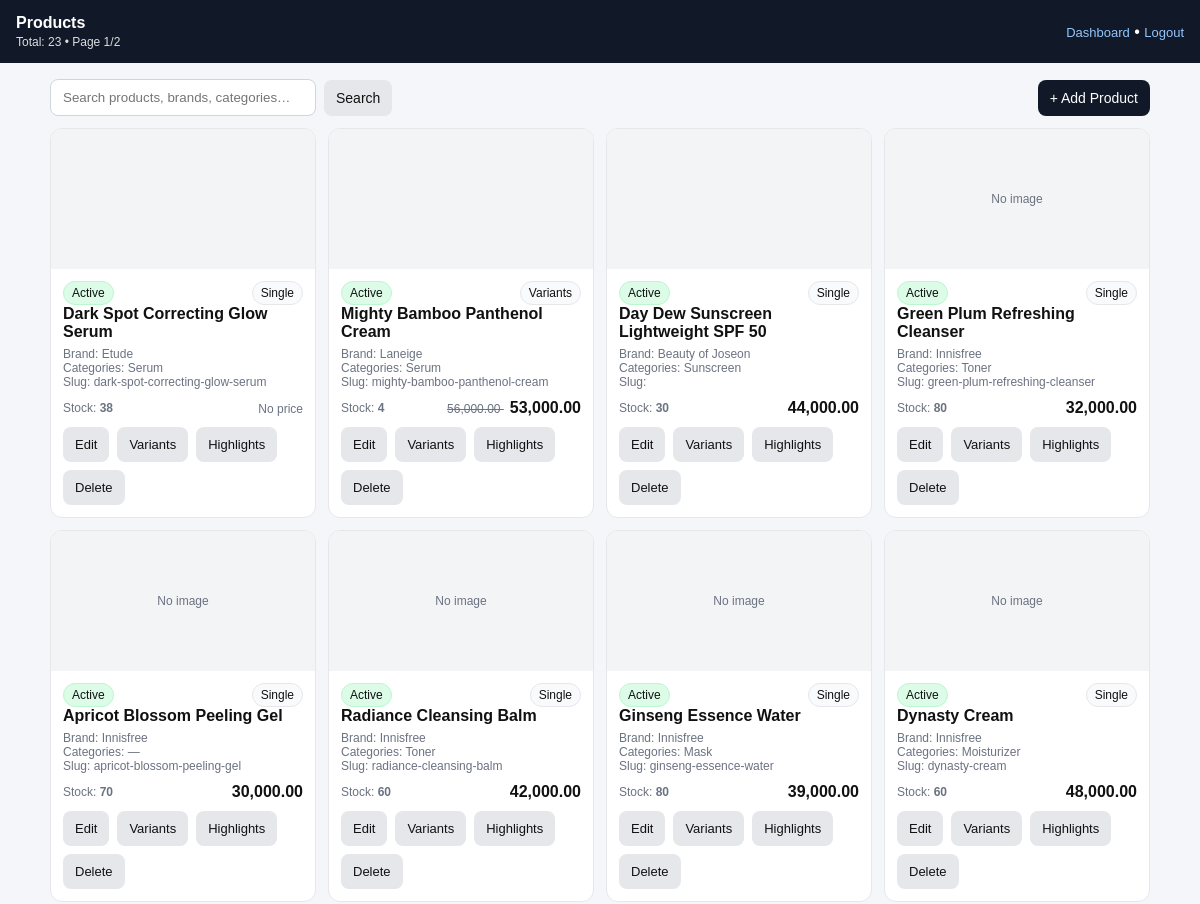
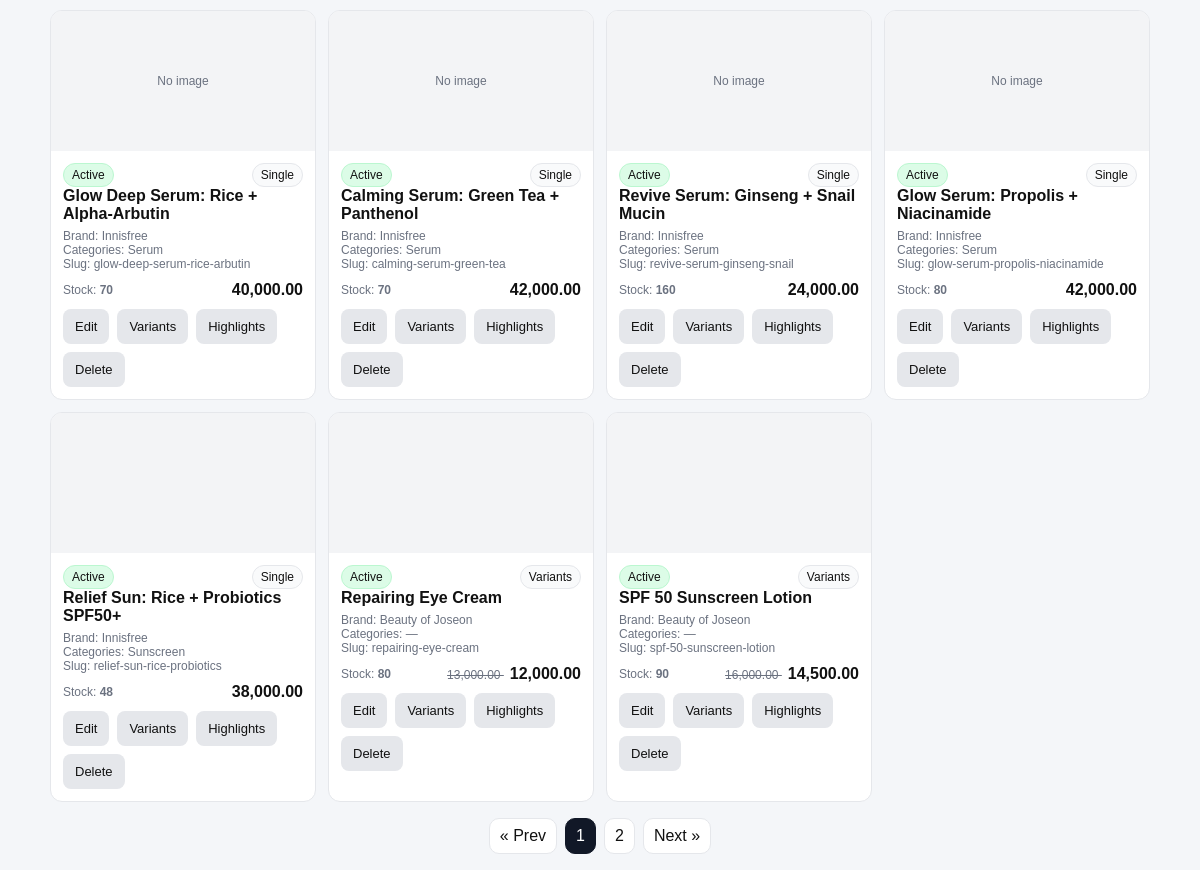
/admin/products.php (signed in), run on the app's committed database (2 pictures, top to bottom).
### tables this page shows
CREATE TABLE `products` (
  `id` int(11) NOT NULL,
  `name` varchar(255) NOT NULL,
  `slug` varchar(255) NOT NULL,
  `is_active` tinyint(1) NOT NULL DEFAULT 1,
  `description` text DEFAULT NULL,
  `ingredients` text DEFAULT NULL,
  `how_to_use` text DEFAULT NULL,
  `has_variants` tinyint(1) NOT NULL DEFAULT 0,
  `brand_id` int(11) DEFAULT NULL,
  `image_path` varchar(255) DEFAULT NULL,
  `image_path2` varchar(255) DEFAULT NULL,
  `image_path3` varchar(255) DEFAULT NULL,
  `created_at` timestamp NULL DEFAULT current_timestamp(),
  `updated_at` timestamp NULL DEFAULT current_timestamp() ON UPDATE current_timestamp(),
  `sold_count` int(11) NOT NULL DEFAULT 0,
  `is_featured` tinyint(1) NOT NULL DEFAULT 0,
  `is_on_sale` tinyint(1) NOT NULL DEFAULT 0,
  `from_price` decimal(10,2) DEFAULT NULL,
  `discount_price` tinyint(1) NOT NULL DEFAULT 0
);

CREATE TABLE `brands` (
  `id` int(11) NOT NULL,
  `name` varchar(150) NOT NULL,
  `slug` varchar(150) NOT NULL,
  `description` text DEFAULT NULL,
  `logo` varchar(255) DEFAULT NULL,
  `created_at` datetime DEFAULT current_timestamp()
);

### admin/products.php (the view, shortened to what this page needs)
<?php
require_once __DIR__ . '/auth.php';
$q     = trim($_GET['q'] ?? '');
$page  = max(1, (int)($_GET['page'] ?? 1));
$limit = 15;
$offset = ($page - 1) * $limit;
$like = '%' . $q . '%';
$countSql = "
  SELECT COUNT(DISTINCT p.id) AS total
  FROM products p
  LEFT JOIN brands b ON b.id = p.brand_id
  LEFT JOIN product_categories pc ON pc.product_id = p.id
  LEFT JOIN categories c ON c.id = pc.category_id
  WHERE (? = '' OR p.name LIKE ? OR p.slug LIKE ? OR b.name LIKE ? OR c.name LIKE ?)
";
$stmt = $mysqli->prepare($countSql);
$stmt->bind_param("sssss", $q, $like, $like, $like, $like);
$stmt->execute();
$total = (int)($stmt->get_result()->fetch_assoc()['total'] ?? 0);
$totalPages = max(1, (int)ceil($total / $limit));
$listSql = "
  SELECT
    p.id,
    p.name,
    p.slug,
    p.is_active,
    p.has_variants,
    p.is_on_sale,
    p.from_price,
    p.image_path,
    p.created_at,
    b.name AS brand_name,
    GROUP_CONCAT(DISTINCT c.name ORDER BY c.name SEPARATOR ', ') AS category_names,
    /* Variant rollups */
    (SELECT IFNULL(SUM(pv.stock),0) FROM product_variants pv WHERE pv.product_id = p.id) AS total_stock,
    (SELECT MIN(pv.price) FROM product_variants pv WHERE pv.product_id = p.id) AS min_price,
    (SELECT MIN(pv.discount_price)
       FROM product_variants pv
      WHERE pv.product_id = p.id
        AND pv.on_sale = 1
        AND pv.discount_price IS NOT NULL
    ) AS min_discount_price
  FROM products p
  LEFT JOIN brands b ON b.id = p.brand_id
  LEFT JOIN product_categories pc ON pc.product_id = p.id
  LEFT JOIN categories c ON c.id = pc.category_id
  WHERE (? = '' OR p.name LIKE ? OR p.slug LIKE ? OR b.name LIKE ? OR c.name LIKE ?)
  GROUP BY p.id
  ORDER BY p.id DESC
  LIMIT ? OFFSET ?
";
$stmt = $mysqli->prepare($listSql);
$stmt->bind_param("sssssii", $q, $like, $like, $like, $like, $limit, $offset);
$stmt->execute();
$rows = $stmt->get_result();
function h($s) { return htmlspecialchars((string)$s, ENT_QUOTES, 'UTF-8'); }
?>
<!DOCTYPE html>
<html>
<head>
</head>
<body>
<div class="topbar">
  <div class="left">
    <div class="title">Products</div>
    <div class="meta">Total: <?php echo number_format($total); ?> • Page <?php echo $page; ?>/<?php echo $totalPages; ?></div>
  </div>
  <div class="right">
    <a href="dashboard.php">Dashboard</a> •
    <a href="logout.php">Logout</a>
  </div>
</div>
<div class="wrap">
  <div class="toolbar">
    <form class="search" method="get" action="products.php">
      <input type="text" name="q" value="<?php echo h($q); ?>" placeholder="Search products, brands, categories…">
      <button class="btn btn-soft" type="submit">Search</button>
    </form>
    <div>
      <a class="btn btn-primary" href="product_add.php">+ Add Product</a>
    </div>
  </div>
  <?php if ($total === 0): ?>
    <div class="empty">No products found.</div>
  <?php else: ?>
    <div class="cards">
      <?php while ($p = $rows->fetch_assoc()): ?>
        <?php
          $active = ((int)$p['is_active'] === 1);
          $hasVar = ((int)$p['has_variants'] === 1);
          $brand = $p['brand_name'] ?: '—';
          $cats  = $p['category_names'] ?: '—';
          $stock = (int)($p['total_stock'] ?? 0);
          $minPrice = $p['min_price'];
          $minDisc  = $p['min_discount_price'];
          $showPrice = null;
          $showDisc  = null;
          if ($hasVar && $minPrice !== null) {
              $showPrice = (float)$minPrice;
              if ($minDisc !== null) $showDisc = (float)$minDisc;
          } else {
              if ($p['from_price'] !== null) $showPrice = (float)$p['from_price'];
          }
        ?>
        <div class="card">
          <div class="img">
            <?php if (!empty($p['image_path'])): ?>
              <img src="<?php echo h($p['image_path']); ?>" alt="">
            <?php else: ?>
              <span class="muted">No image</span>
            <?php endif; ?>
          </div>
          <div class="body">
            <div class="row">
              <div class="pill <?php echo $active ? 'on' : 'off'; ?>">
                <?php echo $active ? 'Active' : 'Inactive'; ?>
              </div>
              <div class="pill"><?php echo $hasVar ? 'Variants' : 'Single'; ?></div>
            </div>
            <p class="name"><?php echo h($p['name']); ?></p>
            <div class="muted">Brand: <?php echo h($brand); ?></div>
            <div class="muted">Categories: <?php echo h($cats); ?></div>
            <div class="muted">Slug: <?php echo h($p['slug']); ?></div>
            <div class="row" style="margin-top:10px">
              <div class="muted">Stock: <b><?php echo number_format($stock); ?></b></div>
              <div>
                <?php if ($showPrice === null): ?>
                  <span class="muted">No price</span>
                <?php else: ?>
                  <?php if ($showDisc !== null && $showDisc > 0): ?>
                    <span class="muted" style="text-decoration:line-through;margin-right:6px;">
                      <?php echo number_format($showPrice, 2); ?>
                    </span>
                    <span class="price"><?php echo number_format($showDisc, 2); ?></span>
                  <?php else: ?>
                    <span class="price"><?php echo number_format($showPrice, 2); ?></span>
                  <?php endif; ?>
                <?php endif; ?>
              </div>
            </div>
            <div class="actions">
              <a class="btn btn-soft" href="product-edit.php?id=<?php echo (int)$p['id']; ?>">Edit</a>
              <a class="btn btn-soft" href="product_variants.php?product_id=<?php echo (int)$p['id']; ?>">Variants</a>
              <a class="btn btn-soft" href="highlights.php?product_id=<?php echo (int)$p['id']; ?>">Highlights</a>
              <a class="btn btn-soft" href="product-delete.php?id=<?php echo (int)$p['id']; ?>"
                 onclick="return confirm('Delete this product?')">Delete</a>
            </div>
          </div>
        </div>
      <?php endwhile; ?>
    </div>
    <div class="pager">
      <?php
        $base = 'products.php?q=' . urlencode($q) . '&page=';
        $prev = max(1, $page - 1);
        $next = min($totalPages, $page + 1);
      ?>
      <a href="<?php echo $base . $prev; ?>">&laquo; Prev</a>
      <?php
        $start = max(1, $page - 3);
        $end = min($totalPages, $start + 6);
        $start = max(1, $end - 6);
        for ($i=$start; $i<=$end; $i++):
      ?>
        <a class="<?php echo ($i === $page) ? 'active' : ''; ?>" href="<?php echo $base . $i; ?>">
          <?php echo $i; ?>
        </a>
      <?php endfor; ?>
      <a href="<?php echo $base . $next; ?>">Next &raquo;</a>
    </div>
  <?php endif; ?>
</div>
</body>
</html>

### admin/products.php (style rules this page uses)
body { font-family:Arial, sans-serif;margin:0;background:#f4f6f9;color:#111; }
.topbar { background:#111827;color:#fff;padding:14px 16px;display:flex;gap:12px;align-items:center;justify-content:space-between; }
.topbar .left { display:flex;flex-direction:column;gap:3px }
.topbar .title { font-weight:700 }
.topbar .meta { font-size:12px;opacity:.85 }
.topbar a { color:#93c5fd;text-decoration:none;font-size:13px }
.wrap { padding:16px;max-width:1100px;margin:0 auto; }
.toolbar { display:flex;gap:10px;flex-wrap:wrap;align-items:center;justify-content:space-between;margin-bottom:12px }
.search { display:flex;gap:8px;flex-wrap:wrap;align-items:center }
.search input { padding:10px 12px;border:1px solid #d1d5db;border-radius:8px;min-width:240px }
.btn { display:inline-block;padding:10px 12px;border-radius:8px;border:0;cursor:pointer;text-decoration:none;font-size:14px }
.btn-primary { background:#111827;color:#fff }
.btn-soft { background:#e5e7eb;color:#111 }
.cards { display:grid;grid-template-columns:repeat(auto-fit,minmax(260px,1fr));gap:12px }
.card { background:#fff;border:1px solid #e5e7eb;border-radius:12px;overflow:hidden }
.card .img { height:140px;background:#f3f4f6;display:flex;align-items:center;justify-content:center }
.card .body { padding:12px }
.row { display:flex;gap:8px;align-items:center;justify-content:space-between }
.name { font-weight:700;margin:0 0 6px }
.muted { color:#6b7280;font-size:12px }
.pill { font-size:12px;padding:4px 8px;border-radius:999px;border:1px solid #e5e7eb;background:#f9fafb }
.pill.on { background:#dcfce7;border-color:#bbf7d0 }
.price { font-weight:700 }
.actions { display:flex;gap:8px;flex-wrap:wrap;margin-top:10px }
.actions a { font-size:13px }
.pager { display:flex;gap:8px;flex-wrap:wrap;justify-content:center;margin-top:16px }
.pager a { padding:8px 10px;border:1px solid #e5e7eb;border-radius:10px;background:#fff;text-decoration:none;color:#111 }
.pager .active { background:#111827;color:#fff;border-color:#111827 }

### data on the page
products: is_active "Active", has_variants "Single", name "Dark Spot Correcting Glow Serum", brand.name "Etude", cats "Serum", slug "dark-spot-correcting-glow-serum", stock "38", shows "No price"
products: is_active "Active", has_variants "Variants", name "Mighty Bamboo Panthenol Cream", brand.name "Laneige", cats "Serum", slug "mighty-bamboo-panthenol-cream", stock "4", showPrice "56,000.00", showDisc "53,000.00"
products: is_active "Active", has_variants "Single", name "Day Dew Sunscreen Lightweight SPF 50", brand.name "Beauty of Joseon", cats "Sunscreen", stock "30", from_price "44,000.00"
products: shows "No image", is_active "Active", has_variants "Single", name "Green Plum Refreshing Cleanser", brand.name "Innisfree", cats "Toner", slug "green-plum-refreshing-cleanser", stock "80", from_price "32,000.00"
products: shows "No image", is_active "Active", has_variants "Single", name "Apricot Blossom Peeling Gel", brand.name "Innisfree", cats "—", slug "apricot-blossom-peeling-gel", stock "70", from_price "30,000.00"
products: shows "No image", is_active "Active", has_variants "Single", name "Radiance Cleansing Balm", brand.name "Innisfree", cats "Toner", slug "radiance-cleansing-balm", stock "60", from_price "42,000.00"
products: shows "No image", is_active "Active", has_variants "Single", name "Ginseng Essence Water", brand.name "Innisfree", cats "Mask", slug "ginseng-essence-water", stock "80", from_price "39,000.00"
products: shows "No image", is_active "Active", has_variants "Single", name "Dynasty Cream", brand.name "Innisfree", cats "Moisturizer", slug "dynasty-cream", stock "60", from_price "48,000.00"
products: shows "No image", is_active "Active", has_variants "Single", name "Glow Deep Serum: Rice + Alpha-Arbutin", brand.name "Innisfree", cats "Serum", slug "glow-deep-serum-rice-arbutin", stock "70", from_price "40,000.00"
products: shows "No image", is_active "Active", has_variants "Single", name "Calming Serum: Green Tea + Panthenol", brand.name "Innisfree", cats "Serum", slug "calming-serum-green-tea", stock "70", from_price "42,000.00"
products: shows "No image", is_active "Active", has_variants "Single", name "Revive Serum: Ginseng + Snail Mucin", brand.name "Innisfree", cats "Serum", slug "revive-serum-ginseng-snail", stock "160", from_price "24,000.00"
products: shows "No image", is_active "Active", has_variants "Single", name "Glow Serum: Propolis + Niacinamide", brand.name "Innisfree", cats "Serum", slug "glow-serum-propolis-niacinamide", stock "80", from_price "42,000.00"
products: is_active "Active", has_variants "Single", name "Relief Sun: Rice + Probiotics SPF50+", brand.name "Innisfree", cats "Sunscreen", slug "relief-sun-rice-probiotics", stock "48", from_price "38,000.00"
products: is_active "Active", has_variants "Variants", name "Repairing Eye Cream", brand.name "Beauty of Joseon", cats "—", slug "repairing-eye-cream", stock "80", showPrice "13,000.00", showDisc "12,000.00"
products: is_active "Active", has_variants "Variants", name "SPF 50 Sunscreen Lotion", brand.name "Beauty of Joseon", cats "—", slug "spf-50-sunscreen-lotion", stock "90", showPrice "16,000.00", showDisc "14,500.00"

### other printed values
$total "23"
$page "1"
$totalPages "2"
